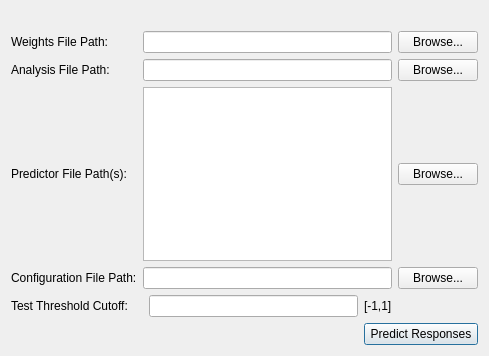
<?xml version="1.0" encoding="UTF-8"?>
<ui version="4.0">
 <class>Widget</class>
 <widget class="QDialog" name="Widget">
  <property name="geometry">
   <rect>
    <x>0</x>
    <y>0</y>
    <width>489</width>
    <height>356</height>
   </rect>
  </property>
  <property name="sizePolicy">
   <sizepolicy hsizetype="Preferred" vsizetype="Preferred">
    <horstretch>0</horstretch>
    <verstretch>0</verstretch>
   </sizepolicy>
  </property>
  <property name="windowTitle">
   <string>Neuro MINE Predict</string>
  </property>
  <layout class="QGridLayout" name="gridLayout">
   <item row="0" column="4">
    <widget class="QLabel" name="label">
     <property name="text">
      <string/>
     </property>
     <property name="pixmap">
      <pixmap resource="resources.qrc">:/logo.png</pixmap>
     </property>
    </widget>
   </item>
   <item row="4" column="1" colspan="3">
    <widget class="QLineEdit" name="lineEdit_3"/>
   </item>
   <item row="5" column="0" colspan="2">
    <widget class="QLabel" name="label_9">
     <property name="text">
      <string>Test Threshold Cutoff:</string>
     </property>
    </widget>
   </item>
   <item row="2" column="0">
    <widget class="QLabel" name="label_4">
     <property name="text">
      <string>Analysis File Path:</string>
     </property>
    </widget>
   </item>
   <item row="5" column="3">
    <widget class="QLabel" name="label_10">
     <property name="text">
      <string>[-1,1]</string>
     </property>
    </widget>
   </item>
   <item row="4" column="4">
    <widget class="QPushButton" name="pushButton_3">
     <property name="text">
      <string>Browse...</string>
     </property>
    </widget>
   </item>
   <item row="5" column="2">
    <widget class="QLineEdit" name="lineEdit_6"/>
   </item>
   <item row="4" column="0">
    <widget class="QLabel" name="label_5">
     <property name="text">
      <string>Configuration File Path:</string>
     </property>
    </widget>
   </item>
   <item row="1" column="0">
    <widget class="QLabel" name="label_3">
     <property name="text">
      <string>Weights File Path:</string>
     </property>
    </widget>
   </item>
   <item row="3" column="4">
    <widget class="QPushButton" name="pushButton_4">
     <property name="text">
      <string>Browse...</string>
     </property>
    </widget>
   </item>
   <item row="6" column="3" colspan="2">
    <widget class="QPushButton" name="pushButton_5">
     <property name="text">
      <string>Predict Responses</string>
     </property>
     <property name="default">
      <bool>true</bool>
     </property>
    </widget>
   </item>
   <item row="1" column="4">
    <widget class="QPushButton" name="pushButton">
     <property name="text">
      <string>Browse...</string>
     </property>
    </widget>
   </item>
   <item row="3" column="0">
    <widget class="QLabel" name="label_6">
     <property name="text">
      <string>Predictor File Path(s):</string>
     </property>
    </widget>
   </item>
   <item row="1" column="1" colspan="3">
    <widget class="QLineEdit" name="lineEdit"/>
   </item>
   <item row="2" column="1" colspan="3">
    <widget class="QLineEdit" name="lineEdit_2"/>
   </item>
   <item row="3" column="1" colspan="3">
    <widget class="QTextEdit" name="textEdit"/>
   </item>
   <item row="2" column="4">
    <widget class="QPushButton" name="pushButton_2">
     <property name="text">
      <string>Browse...</string>
     </property>
    </widget>
   </item>
  </layout>
 </widget>
 <resources>
  <include location="resources.qrc"/>
 </resources>
 <connections/>
</ui>
